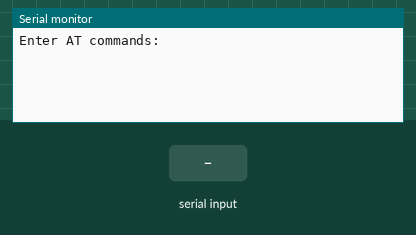
Simulated run of this sketch. Board: Arduino Mega 2560, built with avr-gcc and run on an emulated ATmega2560. On the bench: the last lines printed to the serial monitor. Inputs (shaded band) come from the test bench.

Above: at 1.2 s.
1.3 s: "1\n" received over Serial
At 2.5 s:
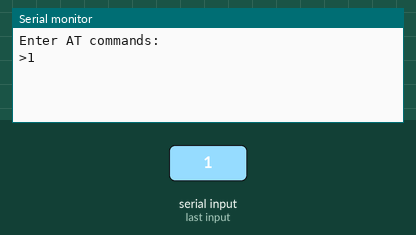
2.8 s: "1\n" received over the second serial link
At 3.8 s:
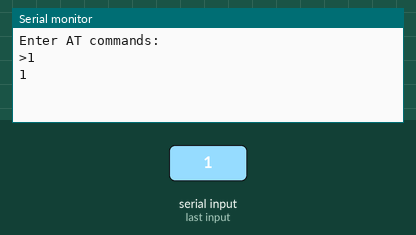
4.3 s: byte 10 (10) received over Serial
At 5.0 s:
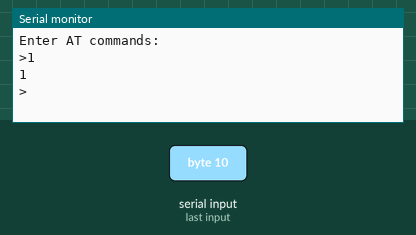
5.8 s: "0\n" received over Serial
At 6.1 s:
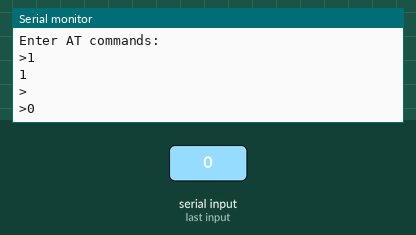
7.3 s: "0\n" received over the second serial link
At 8.4 s:
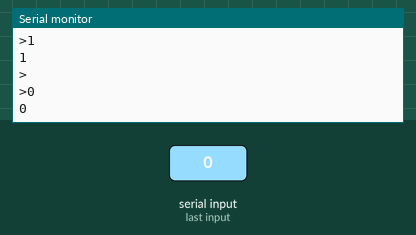

The sketch:

HM-10_nano_setup.ino
```cpp
#define BAUDRATE 9600

char c = ' ';
boolean new_line = true;

void setup() {
  // Start Serial Monitor for feedback
  Serial.begin(BAUDRATE);

  // HM-10 default speed in AT command mode
  Serial1.begin(BAUDRATE);

  Serial.println("Enter AT commands:");

}

void loop() {
  // Keep reading from HM-10 and send to Arduino Serial Monitor
  if (Serial1.available())
    Serial.write(Serial1.read());

  // Keep reading from Arduino Serial Monitor and send to HM-10
  if (Serial.available()) {

    // Read from the Serial buffer (from the user input)
    c = Serial.read();

    // Do not send newline ('\n') nor carriage return ('\r') characters
    if(c != 10 && c != 13)
      Serial1.write(c);

    // If a newline ('\n') is true; print newline + prompt symbol; toggle
    if (new_line) {
      Serial.print("\r\n>");
      new_line = false;
    }

    // Write to the Serial Monitor the bluetooth's response
    Serial.write(c);

    // If a newline ('\n') is read, toggle
    if (c == 10)
      new_line = true;
  }
}
```

Measured:
- after the input at 1.3 s, the serial monitor: prints a new line at once (image 1)
- after the input at 2.8 s, the serial monitor: prints a new line at once (image 2)
- after the input at 4.3 s, the serial monitor: prints a new line at once (image 3)
- after the input at 5.8 s, the serial monitor: prints a new line at once (image 4)
- after the input at 7.3 s, the serial monitor: prints a new line at once (image 5)
